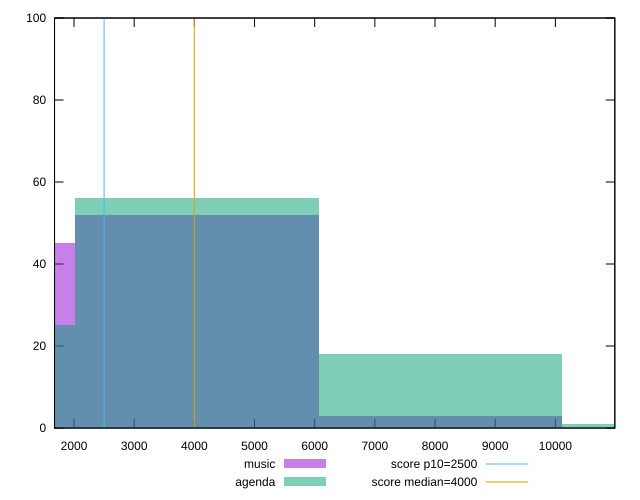

The script that saved this image:
reset

$music <<EOF
4044.6996560443713 52
0 45
8089.399312088743 3
EOF

$agenda <<EOF
12134.098968133114 1
4044.6996560443713 56
0 25
8089.399312088743 18
EOF

set key outside below
set boxwidth 4044.6996560443713
set xrange [1676.1439999999998:10988.4225]
set yrange [0:100]
set trange [0:100]
set style fill transparent solid 0.5 noborder

set parametric
set terminal svg size 640, 500 enhanced background rgb 'white'
set output "reports/report_00027_2021-02-24T12-40-31.850Z/largest-contentful-paint/comparison/histogram/0_vs_1.svg"

plot $music title "music" with boxes, \
     $agenda title "agenda" with boxes, \
     2500,t title "score p10=2500", \
     4000,t title "score median=4000"

reset
